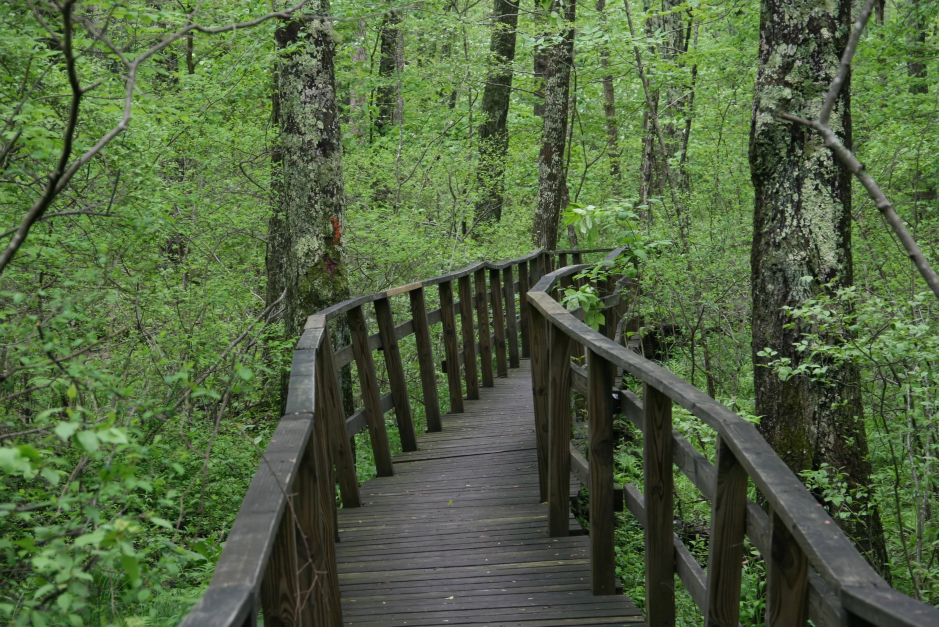
#> input picture road9.jpg, 2816 x 1880 px (shown at 1/3 size)
$ python colordestroy.py
#> lines starting #> are read from the running program, lines starting #| are printed output that depends on the picture; after the words box and inside, x2 and y2 are one past the last pixel; in counts of white or black regions, pixels touching at a corner belong together
import cv2
import numpy as np
import matplotlib.pylab as plt

low_green = np.array([25, 52, 70])
high_green = np.array([102, 255, 255])

low_destroy = np.array([18,0,140])
high_destroy = np.array([179,255,255])


imag = cv2.imread('road9.jpg')
#> imag is the input picture: shape (1880, 2816, 3); mean B, G, R 64.1, 99.5, 81.2
img = cv2.resize(imag, (900, 650), interpolation=cv2.INTER_CUBIC)
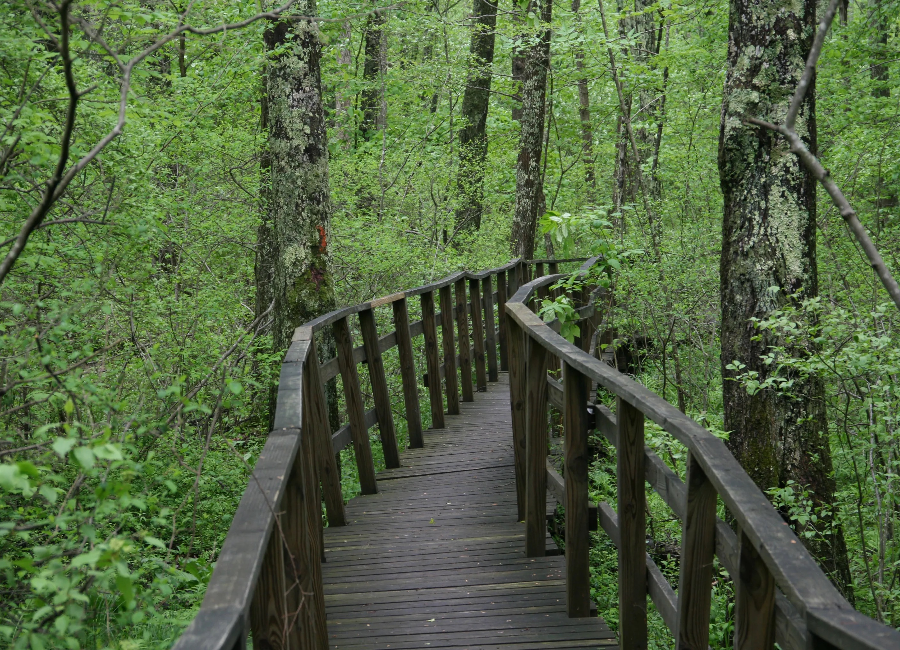
#> img: shape (650, 900, 3); mean B, G, R 64.1, 99.4, 81.2
imgHSV = cv2.cvtColor(img, cv2.COLOR_BGR2HSV)
#> imgHSV: shape (650, 900, 3); mean H, S, V 47.5, 91.9, 99.8

mask = cv2.inRange(imgHSV, low_destroy, high_destroy)
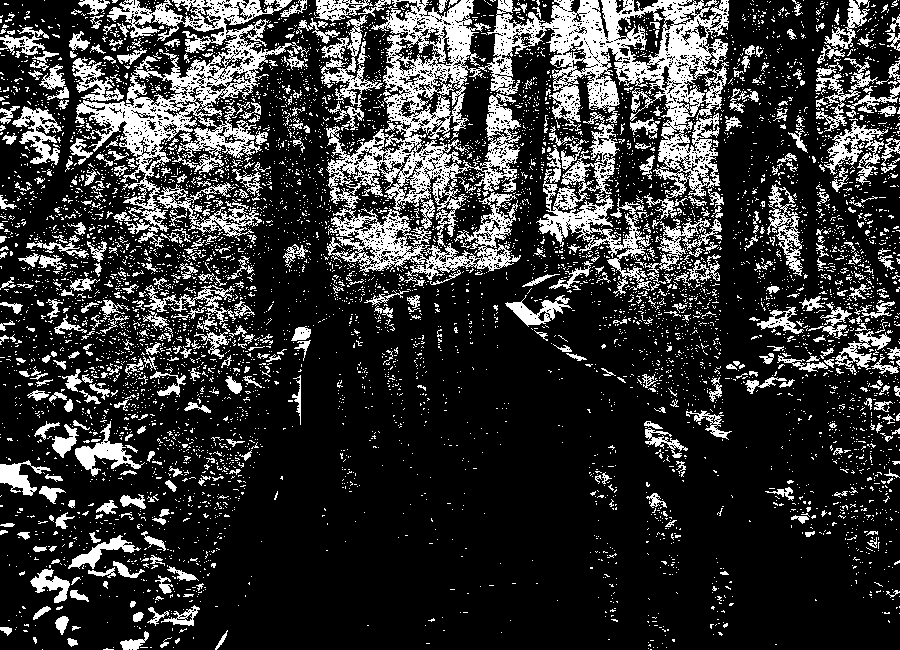
#> mask: shape (650, 900); 21.1% white; 6506 white regions (6009 under 20 px), largest, box (x1, y1, x2, y2) and area: (326, 0, 729, 247) 31683, (75, 0, 309, 234) 13738, (327, 192, 521, 280) 5388

#mask = 255-mask

mask_2 = cv2.inRange(imgHSV, low_green, high_green)
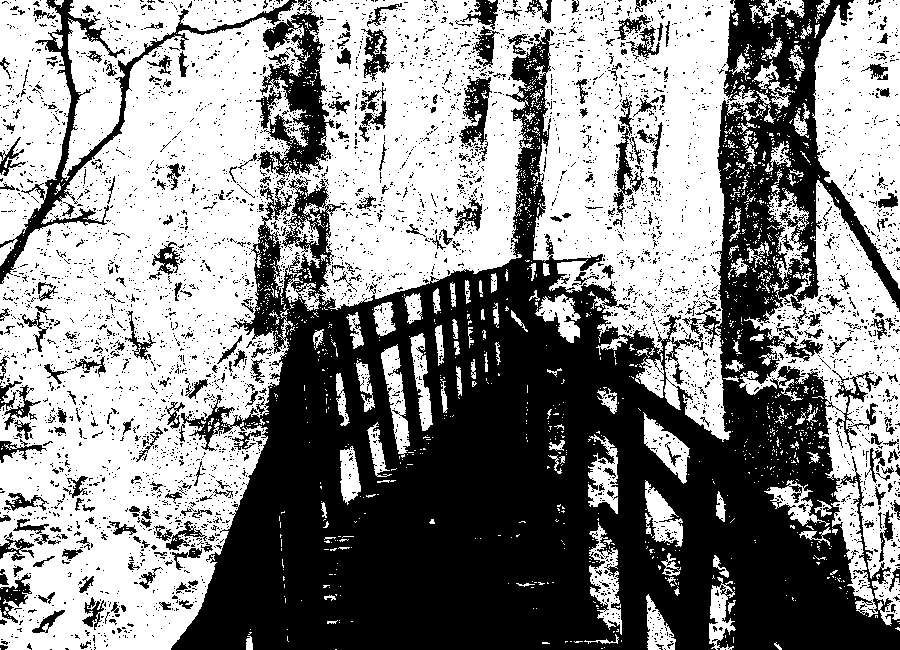
#> mask_2: shape (650, 900); 54.5% white; 4777 black regions (4476 under 20 px), largest, box (x1, y1, x2, y2) and area: (171, 0, 900, 650) 215655, (256, 1, 335, 177) 6018, (0, 0, 297, 284) 5884

mask_2 = 255-mask_2

res = cv2.bitwise_and(img, img, mask = mask)
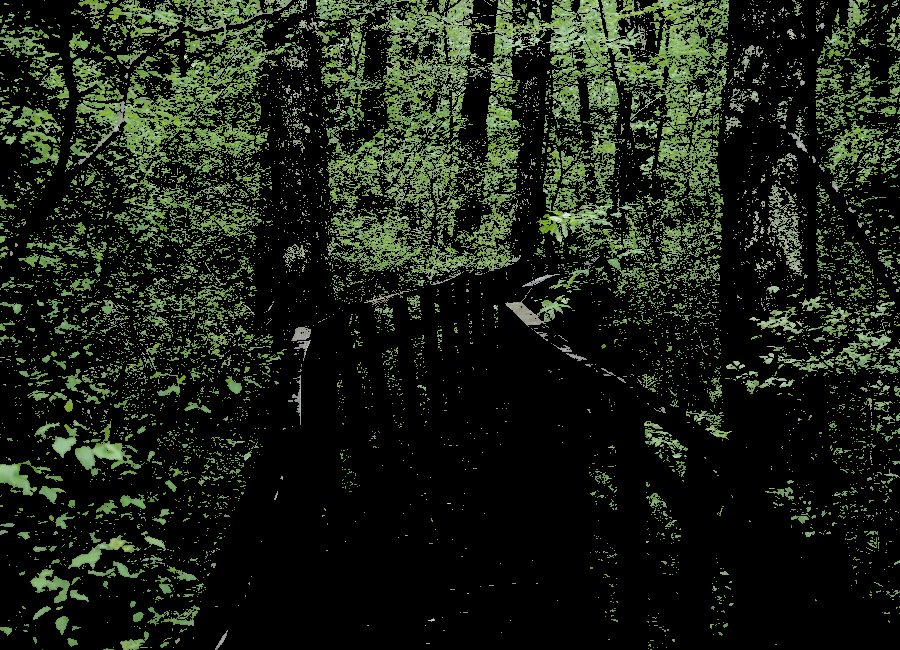
#> res: shape (650, 900, 3); mean B, G, R 21, 33.9, 26.9

res_2 = cv2.bitwise_and(res, res, mask = mask_2)
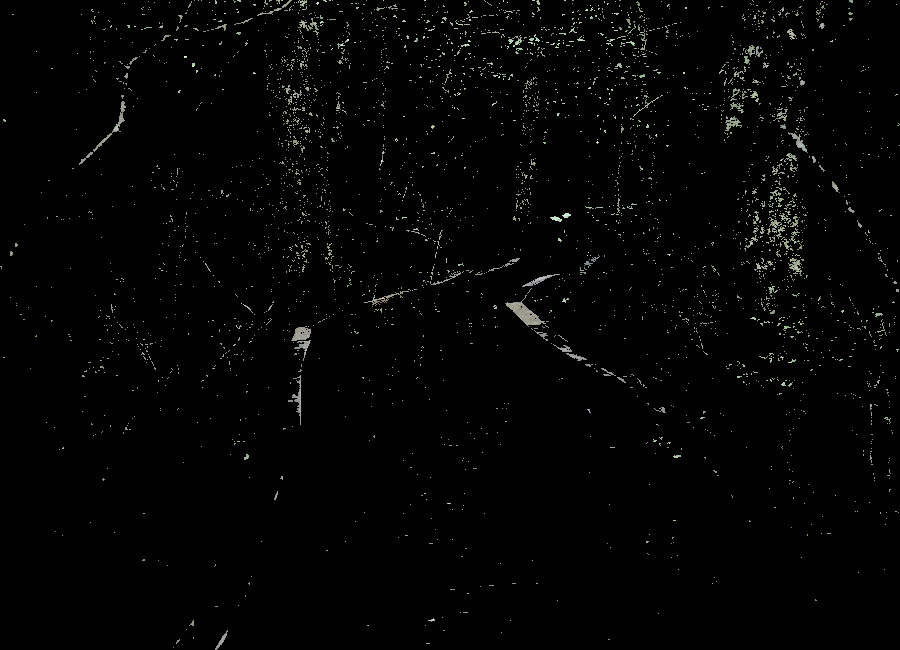
#> res_2: shape (650, 900, 3); mean B, G, R 3, 3.4, 3.1

#cv2.imshow("mask", mask)
cv2.imshow("cam", img)
cv2.imshow('res',res)
#cv2.imshow('res_2', res_2)
cv2.waitKey()

$ run again, with road1.jpg copied over road9.jpg
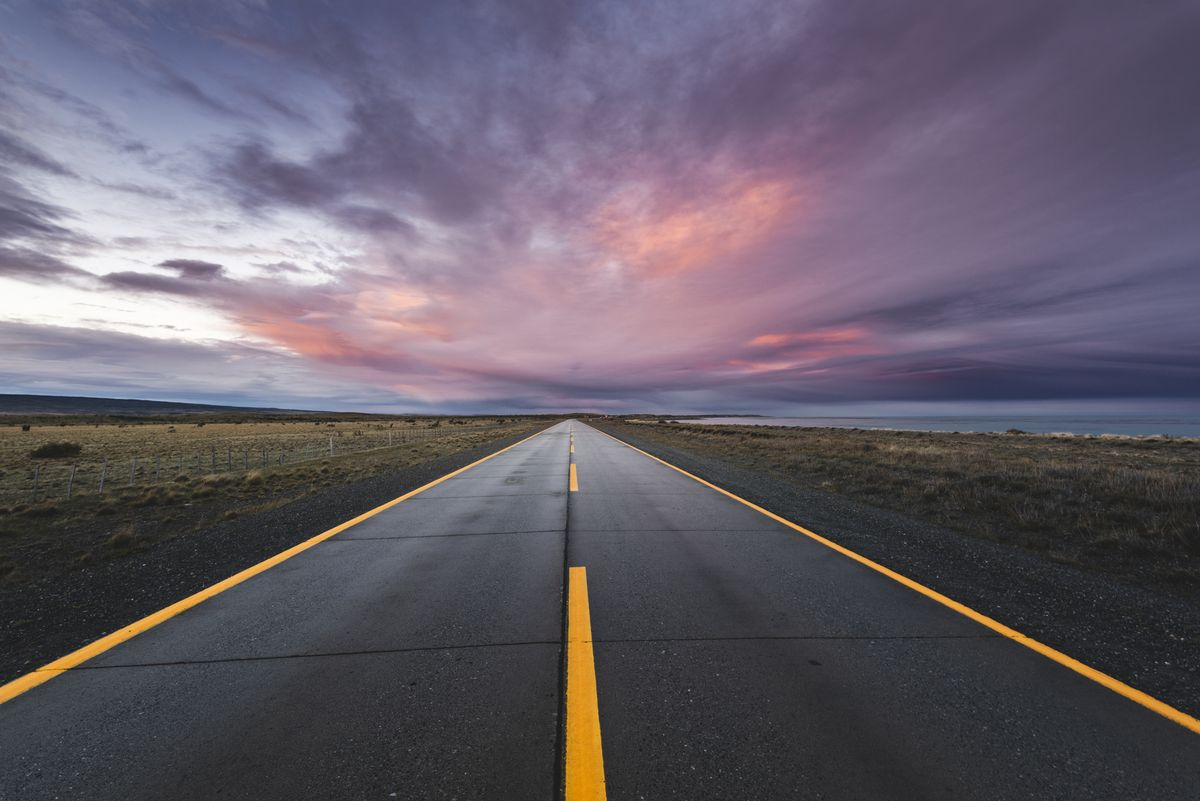
#> input picture road1.jpg, 1200 x 801 px
#> imag is the input picture: shape (801, 1200, 3); mean B, G, R 105.1, 93.4, 100.3
#> imgHSV: shape (650, 900, 3); mean H, S, V 109.2, 45.1, 111.5
#> `mask = cv2.inRange(imgHSV, low_destroy, high_destroy)`:
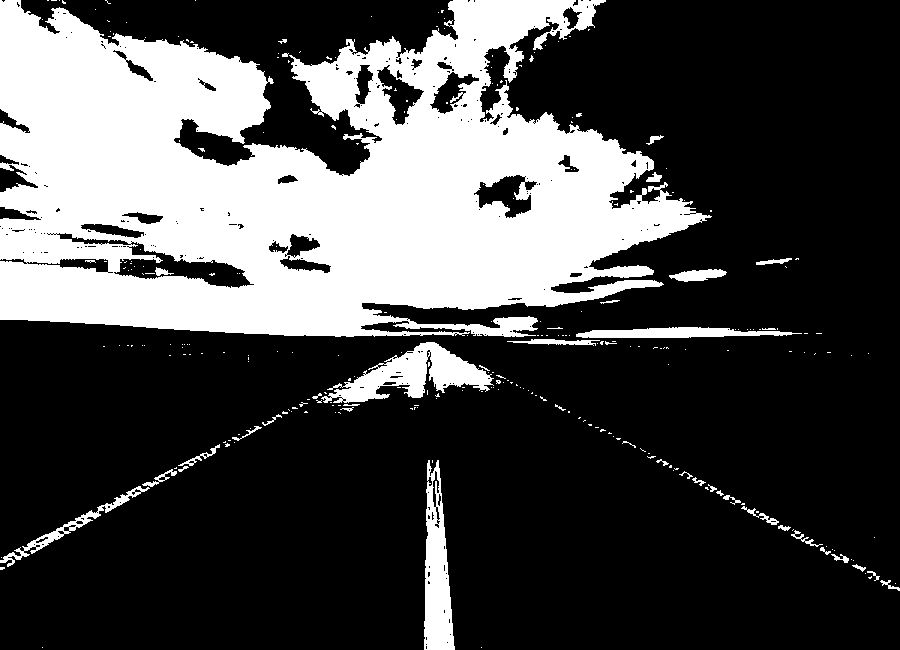
#> mask: shape (650, 900); 28.6% white; 275 white regions (235 under 20 px), largest, box (x1, y1, x2, y2) and area: (0, 0, 712, 337) 152681, (321, 342, 494, 403) 4496, (424, 460, 455, 650) 3695
#> `res = cv2.bitwise_and(img, img, mask = mask)`:
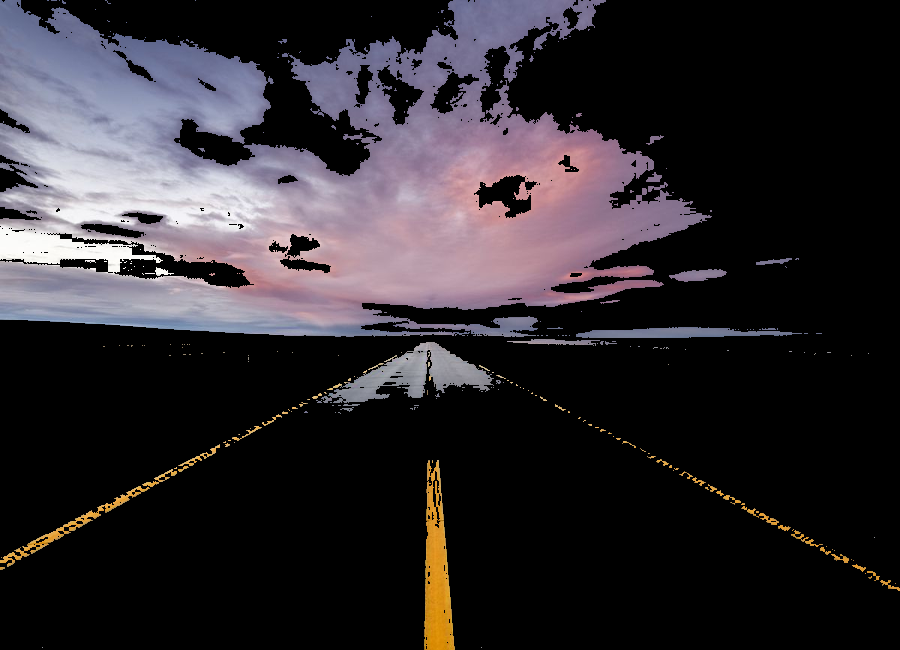
#> res: shape (650, 900, 3); mean B, G, R 46.4, 41.9, 46.3

$ run again, with road2.jpg copied over road9.jpg
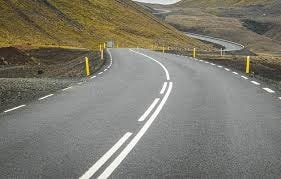
#> input picture road2.jpg, 281 x 179 px
#> imag is the input picture: shape (179, 281, 3); mean B, G, R 111.6, 123, 125.8
#> imgHSV: shape (650, 900, 3); mean H, S, V 49.2, 35.4, 127
#> `mask = cv2.inRange(imgHSV, low_destroy, high_destroy)`:
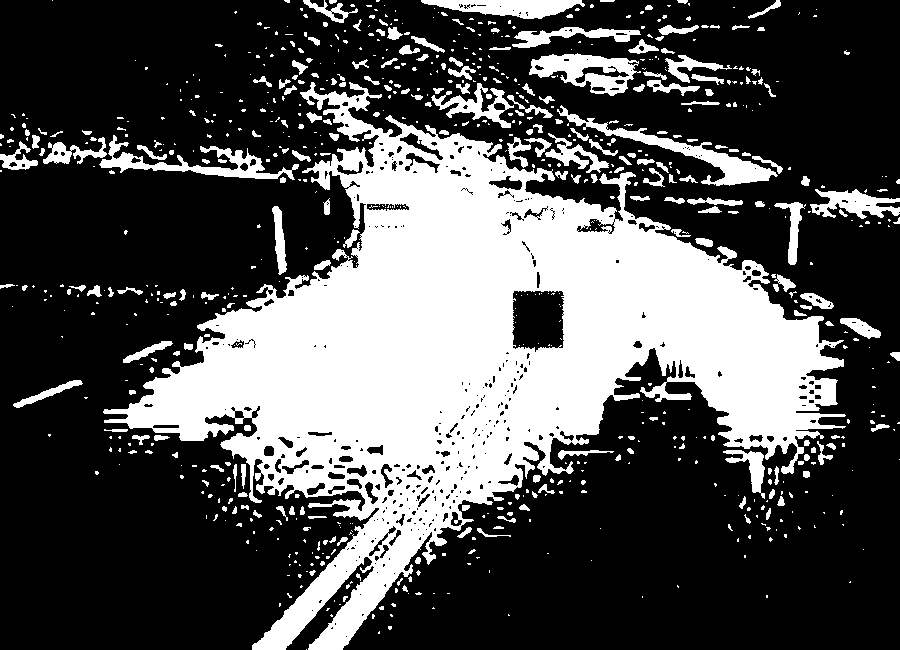
#> mask: shape (650, 900); 32% white; 775 white regions (534 under 20 px), largest, box (x1, y1, x2, y2) and area: (103, 82, 846, 650) 152549, (557, 105, 778, 186) 2746, (529, 53, 641, 96) 2399
#> `res = cv2.bitwise_and(img, img, mask = mask)`:
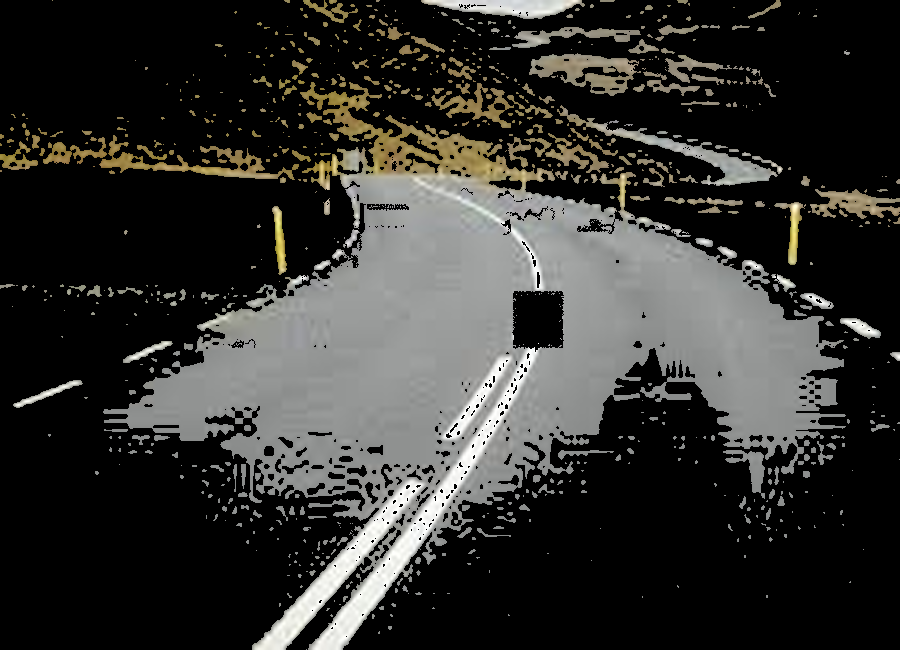
#> res: shape (650, 900, 3); mean B, G, R 47.4, 50.1, 50.5
